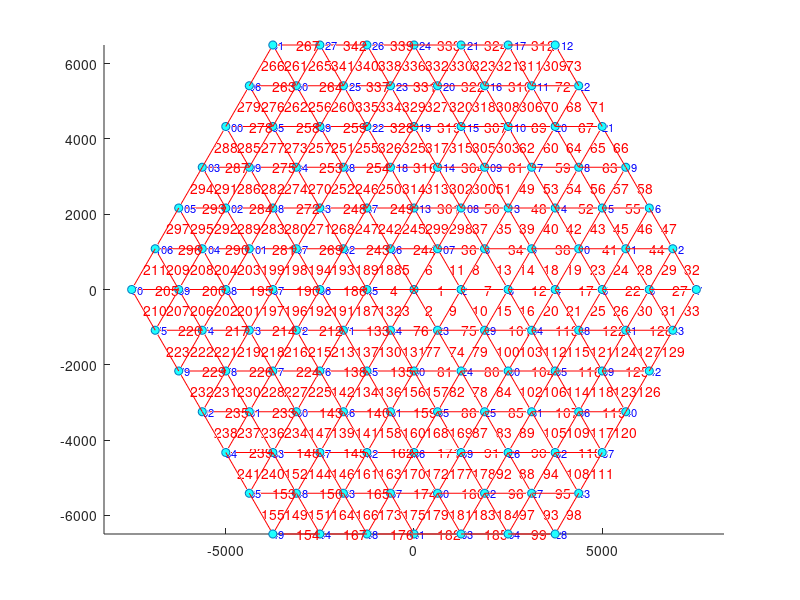

MATLAB code to generate this figure:
%生成三向网格
clc;clear;
%% 参数
n=6;      %分段数目
D=15000;   %天线口径
F=5000;    %天线焦距
delta=0; %定义垂度
N=[];    %存储六分之一节点坐标
NSum=[]; %存储所有节点的坐标
alpha=60*pi/180;
N1=zeros(3,n+1);%存储第一排节点
trans=[D/(4*n),(sqrt(3)*D)/(4*n),0]';%生成内部节点平移变换矩阵
%% 生成第一排节点的坐标
for i=1:n
    N1(1,i+1)=(D/2)/n*i;
end
N=[N,N1];      
%% 生成内部节点的坐标,考虑悬垂效应
for i=1:n-1
    NIn=N1(:,2:n-i+1)+trans*i; %存储内部节点
    N=[N,NIn];
end      %生成内部节点的坐标，没有经过悬垂效应改变边界节点坐标
if delta~=0
    R1=(D^2+16*delta^2)/(32*delta);%悬垂弧的半径
    gama=2*acos((R1-delta)/R1);%悬垂弧度
    transs=[(sqrt(3)*D/4-delta+R1)*cos(alpha/2),(sqrt(3)*D/4-delta+R1)*sin(alpha/2),0]';%由全局坐标系到局部坐标系的平移向量
    rotZZ=[cos(-(pi/6+gama/2)),sin(-(pi/6+gama/2)),0;
      -sin(-(pi/6+gama/2)),cos(-(pi/6+gama/2)),0;
         0,          0,     1;];     %由全局坐标系到局部坐标系的旋转矩阵
    t=n+1;
    for i=1:n-1
        N3=[-R1*cos(gama*i/n),R1*sin(gama*i/n),0]';
        N3=rotZZ*N3+transs;
        t=t+(n-i);
        N(:,t)=N3;
    end
end%悬垂效应修改边界


%% 旋转六次生成所有节点的坐标
NSum=[NSum,N];
for i=1:5
   rotz=[cos(alpha*i),sin(alpha*i),0;
     -sin(alpha*i),cos(alpha*i),0;
         0,          0,     1;];
    N2=rotz*N(:,2:end);
    NSum=[NSum,N2];
end
%% 投影法生成Z坐标
[m,t]=size(NSum);
for i=1:t
    NSum(3,i)=(NSum(1,i)^2+NSum(2,i)^2)/(4*F);
end
%% 画点
hold on
  plot3(NSum(1,:),NSum(2,:),NSum(3,:),'o','MarkerFaceColor','#1FFFFF')
  [r,m]=size(NSum);
  for i=1:m
    text(NSum(1,i),NSum(2,i),NSum(3,i),num2str(i),'FontSize',8,'Color','blue')
  end
  axis equal
u=1;%用于标号计数的
for i=1:3*n*(n+1)+1
     for j=1:3*n*(n+1)+1
          if (NSum(1,i)-NSum(1,j))^2+(NSum(2,i)-NSum(2,j))^2<=(D/(2*n))^2+0.001&&(NSum(1,i)-NSum(1,j))^2+(NSum(2,i)-NSum(2,j))^2>=(D/(2*n))^2-0.001&&i<j
             x=[NSum(1,i),NSum(1,j)];
             y=[NSum(2,i),NSum(2,j)];
             z=[NSum(3,i),NSum(3,j)];
             plot3(x,y,z,'r');  %划线的
             text((max(NSum(1,i),NSum(1,j))+min(NSum(1,i),NSum(1,j)))/2,(max(NSum(2,i),NSum(2,j))+min(NSum(2,i),NSum(2,j)))/2,(max(NSum(3,i),NSum(3,j))+min(NSum(3,i),NSum(3,j)))/2,num2str(u),'FontSize',10,'Color','red')
             u=u+1;
          end
     end
 end

